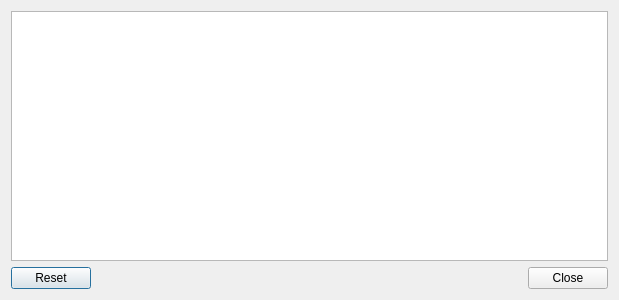
<?xml version="1.0" encoding="UTF-8"?>
<ui version="4.0">
 <class>DebugWindow</class>
 <widget class="QDialog" name="DebugWindow">
  <property name="geometry">
   <rect>
    <x>0</x>
    <y>0</y>
    <width>619</width>
    <height>300</height>
   </rect>
  </property>
  <property name="windowTitle">
   <string>Debug messages</string>
  </property>
  <layout class="QGridLayout" name="gridLayout">
   <item row="0" column="0">
    <widget class="QTextEdit" name="textEdit">
     <property name="undoRedoEnabled">
      <bool>false</bool>
     </property>
     <property name="readOnly">
      <bool>true</bool>
     </property>
     <property name="textInteractionFlags">
      <set>Qt::TextSelectableByKeyboard|Qt::TextSelectableByMouse</set>
     </property>
    </widget>
   </item>
   <item row="1" column="0">
    <widget class="QDialogButtonBox" name="buttonBox">
     <property name="orientation">
      <enum>Qt::Horizontal</enum>
     </property>
     <property name="standardButtons">
      <set>QDialogButtonBox::Close|QDialogButtonBox::Reset</set>
     </property>
    </widget>
   </item>
  </layout>
 </widget>
 <resources/>
 <connections>
  <connection>
   <sender>buttonBox</sender>
   <signal>accepted()</signal>
   <receiver>DebugWindow</receiver>
   <slot>accept()</slot>
   <hints>
    <hint type="sourcelabel">
     <x>227</x>
     <y>279</y>
    </hint>
    <hint type="destinationlabel">
     <x>157</x>
     <y>274</y>
    </hint>
   </hints>
  </connection>
  <connection>
   <sender>buttonBox</sender>
   <signal>rejected()</signal>
   <receiver>DebugWindow</receiver>
   <slot>reject()</slot>
   <hints>
    <hint type="sourcelabel">
     <x>295</x>
     <y>285</y>
    </hint>
    <hint type="destinationlabel">
     <x>286</x>
     <y>274</y>
    </hint>
   </hints>
  </connection>
 </connections>
</ui>
